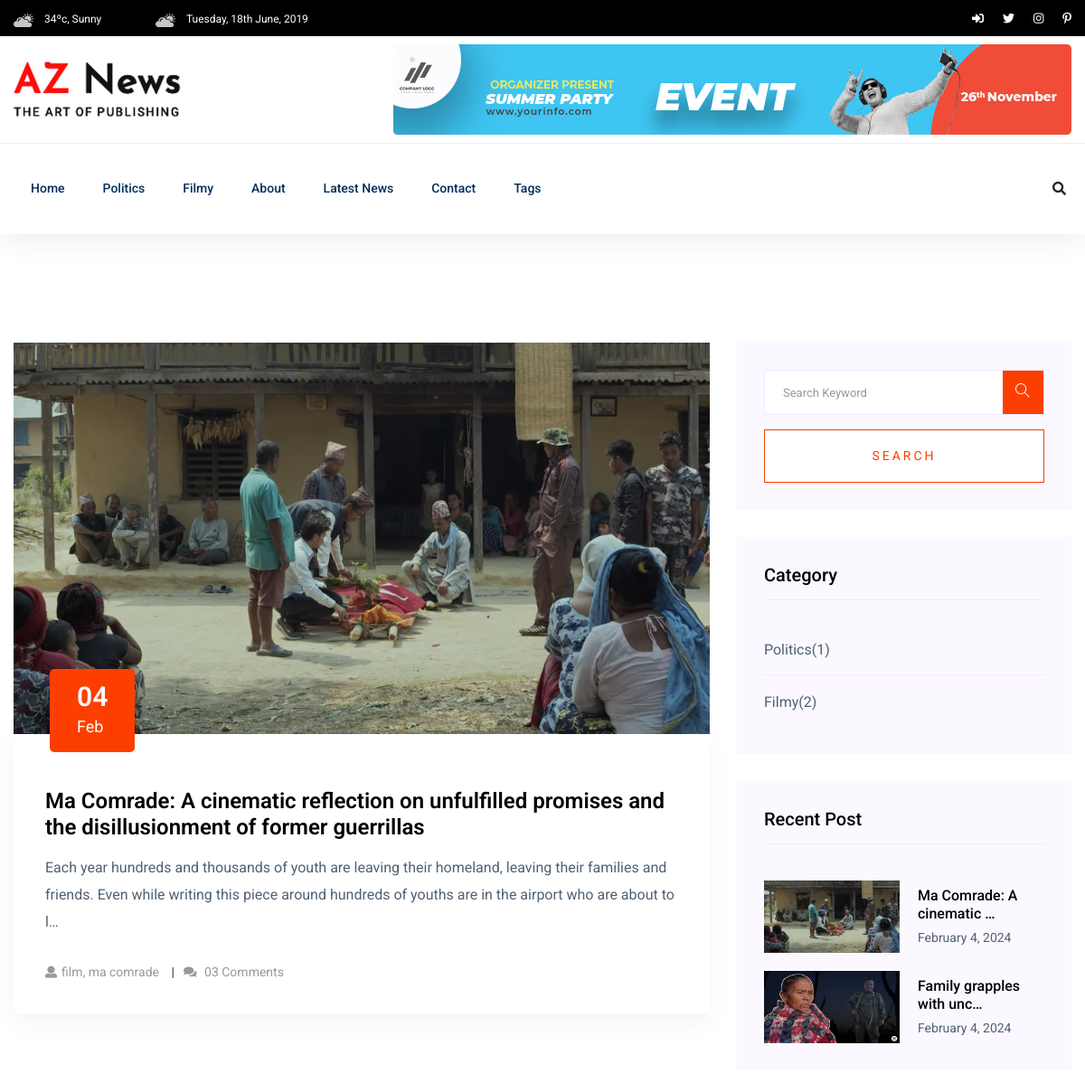
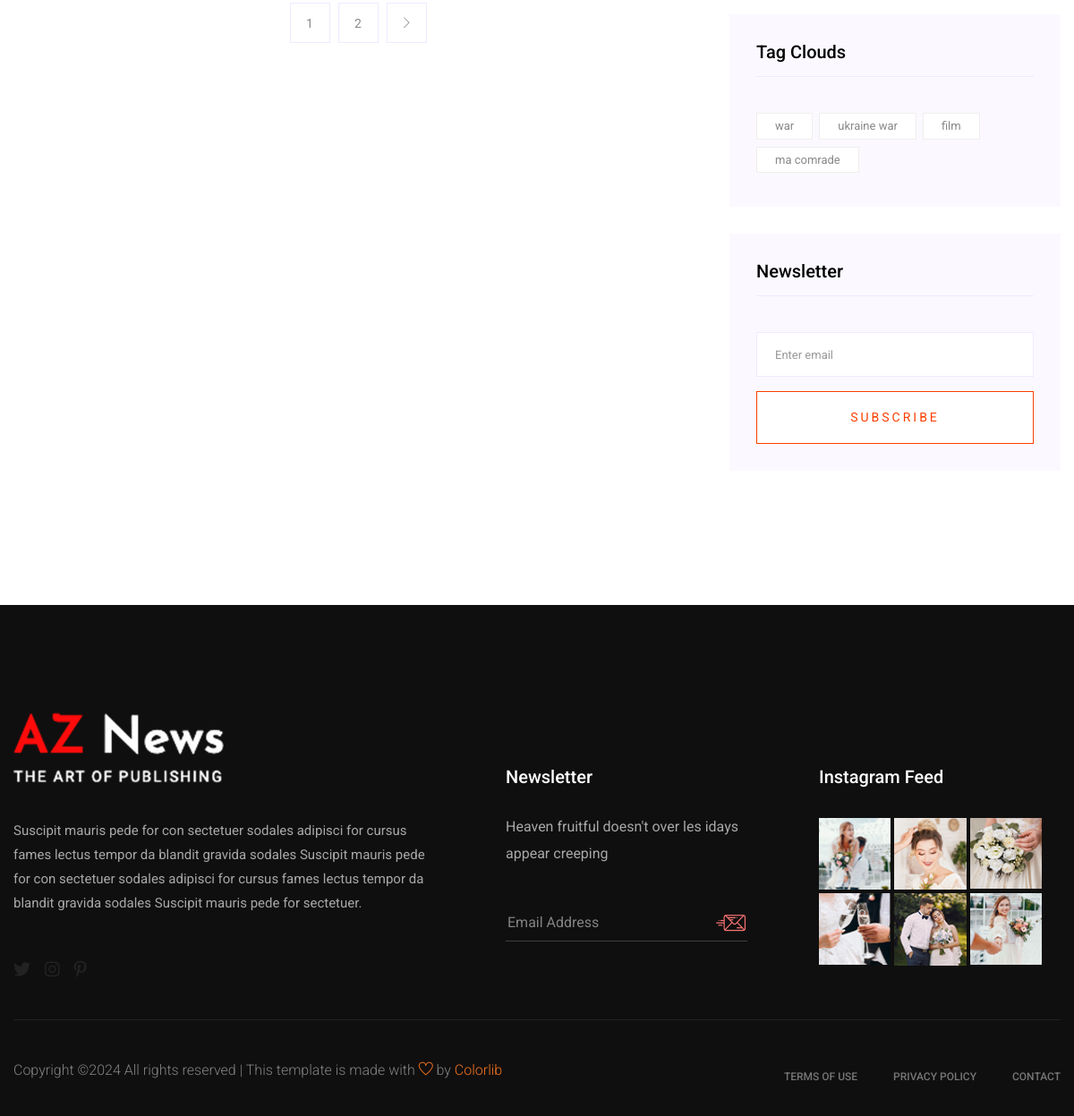
The page /post-list/ on the database its author committed (2 pictures, top to bottom).
### newspaper/models.py (models this page shows, shortened)
class TimeStampModel(models.Model):
    created_at = models.DateTimeField(auto_now_add=True)
    updated_at = models.DateTimeField(auto_now=True)
    class Meta:
        abstract = True

class Category(TimeStampModel):
    name = models.CharField(max_length=100)

class Post(TimeStampModel):
    STATUS_CHOICES = [
        ("active", "Active"),
        ("in_active", "Inactive"),
    ]
    title = models.CharField(max_length=200)
    content = models.TextField()
    featured_image = models.ImageField(upload_to="post_images/%Y/%m/%d", blank=False)
    author = models.ForeignKey("auth.User", on_delete=models.CASCADE)
    status = models.CharField(max_length=20, choices=STATUS_CHOICES, default="active")
    views_count = models.PositiveBigIntegerField(default=0)
    published_at = models.DateTimeField(null=True, blank=True)
    category = models.ForeignKey(Category, on_delete=models.CASCADE)
    tag = models.ManyToManyField(Tag)

class Tag(TimeStampModel):
    name = models.CharField(max_length=100)
    def __str__(self):
        return self.name

### newspaper/views.py (the view)
# urls.py: path("post-list/", views.PostListView.as_view(), name="post-list"),
class PostListView(ListView):
    model = Post
    template_name = "aznews/list/list.html"
    context_object_name = "posts"
    paginate_by = 1
    def get_queryset(self):
        return Post.objects.filter(
            published_at__isnull=False, status="active"
        ).order_by("-published_at")

### newspaper/navigation.py (called while the page is built)
def navigation(request):
    categories = Category.objects.all()[:5]
    tags = Tag.objects.all()[:10]
    recent_posts = Post.objects.filter(
        published_at__isnull=False,
        status="active",
    ).order_by("-published_at", "-views_count")[:3]
    return {
        "categories": categories,
        "tags": tags,
        "recent_posts": recent_posts,
    }

### templates/aznews/list/list.html
{% extends "aznews/base.html" %}
{% block content %}
  <section class="blog_area section-padding">
    <div class="container">
      <div class="row">
        <div class="col-lg-8 mb-5 mb-lg-0">
          <div class="blog_left_sidebar">
            {% include "aznews/list/left/post_list.html" with posts=page_obj %}
            {% include "aznews/list/left/pagination.html" %}
          </div>
        </div>
        <div class="col-lg-4">
          <div class="blog_right_sidebar">
            {% include "aznews/list/right/search_form.html" %}
            {% include "aznews/list/right/categories.html" %}
            {% include "aznews/list/right/popular_posts.html" %}
            {% include "aznews/list/right/tags.html" %}
            {% include "aznews/list/right/newsletter.html" %}
          </div>
        </div>
      </div>
    </div>
  </section>
{% endblock content %}

### templates/aznews/header.html (shortened to what this page needs)
{% load static %}
<header>
  <div class="header-area">
    <div class="main-header ">
      <div class="header-top black-bg d-none d-md-block">
        <div class="container">
          <div class="col-xl-12">
            <div class="row d-flex justify-content-between align-items-center">
              <div class="header-info-left">
                <ul>
                  <li>
                    <img src="{% static 'aznews/assets/img/icon/header_icon1.png' %}" alt="" />
                    34ºc, Sunny
                  </li>
                  <li>
                    <img src="{% static 'aznews/assets/img/icon/header_icon1.png' %}" alt="" />
                    Tuesday, 18th June, 2019
                  </li>
                </ul>
              </div>
              <div class="header-info-right">
                <ul class="header-social">
                  <li>
                    <a href="{% url 'login'  %}"><i class="fas fa-sign-in-alt"></i></a>
                    <a href=""><i class="fab fa-twitter"></i></a>
                  </li>
                  <li>
                    <a href="#"><i class="fab fa-instagram"></i></a>
                  </li>
                  <li>
                    <a href="#"><i class="fab fa-pinterest-p"></i></a>
                  </li>
                </ul>
              </div>
            </div>
          </div>
        </div>
      </div>
      <div class="header-mid d-none d-md-block">
        <div class="container">
          <div class="row d-flex align-items-center">
            <div class="col-xl-3 col-lg-3 col-md-3">
              <div class="logo">
                <a href="/">
                  <img src="{% static 'aznews/assets/img/logo/logo.png' %}" alt="" />
                </a>
              </div>
            </div>
            <div class="col-xl-9 col-lg-9 col-md-9">
              <div class="header-banner f-right ">
                <img src="{% static 'aznews/assets/img/hero/header_card.jpg' %}" alt="" />
              </div>
            </div>
          </div>
        </div>
      </div>
      <div class="header-bottom header-sticky">
        <div class="container">
          <div class="row align-items-center">
            <div class="col-xl-10 col-lg-10 col-md-12 header-flex">
              <div class="main-menu d-none d-md-block">
                <nav>
                  <ul id="navigation">
                    <li>
                      <a href="/">Home</a>
                    </li>
                    {% for category in categories %}
                      <li>
                        <a href="{% url 'post-by-category' category.pk %}">{{ category.name|title }}</a>
                      </li>
                    {% endfor %}
                    <li>
                      <a href="{% url 'about' %}">About</a>
                    </li>
                    <li>
                      <a href="{% url 'post-list' %}">Latest News</a>
                    </li>
                    <li>
                      <a href="{% url 'contact' %}">Contact</a>
                    </li>
                    <li>
                      <a href="#">Tags</a>
                    </li>
                  </ul>
                </nav>
              </div>
            </div>
            <div class="col-xl-2 col-lg-2 col-md-4">
              <div class="header-right-btn f-right d-none d-lg-block">
                <i class="fas fa-search special-tag"></i>
              </div>
            </div>
            <div class="col-12">
            </div>
          </div>
        </div>
      </div>
    </div>
  </div>
</header>

### templates/aznews/list/left/post_list.html
{% for post in posts %}
  <article class="blog_item">
    <div class="blog_item_img">
      <img class="card-img rounded-0"
           src="{{ post.featured_image.url }}"
           alt="{{ post.title }}" />
      <a href="{% url 'post-detail' post.pk %}" class="blog_item_date">
        <h3>{{ post.published_at|date:"d" }}</h3>
        <p>{{ post.published_at|date:"M" }}</p>
      </a>
    </div>
    <div class="blog_details">
      <a class="d-inline-block" href="{% url 'post-detail' post.pk %}">
        <h2>{{ post.title }}</h2>
      </a>
      <p>{{ post.content|truncatechars:200 }}</p>
      <ul class="blog-info-link">
        <li>
          <a href="#"><i class="fa fa-user"></i>{{ post.tag.all|join:", " }}</a>
        </li>
        <li>
          <a href="#"><i class="fa fa-comments"></i> 03 Comments</a>
        </li>
      </ul>
    </div>
  </article>
{% endfor %}

### templates/aznews/list/right/categories.html
<aside class="single_sidebar_widget post_category_widget">
  <h4 class="widget_title">Category</h4>
  <ul class="list cat-list">
    {% for category in categories %}
      <li>
        <a href="#" class="d-flex">
          <p>{{ category.name|title }}</p>
          <p>({{ category.post_set.count }})</p>
        </a>
      </li>
    {% endfor %}
  </ul>
</aside>

### templates/aznews/list/right/popular_posts.html
<aside class="single_sidebar_widget popular_post_widget">
  <h3 class="widget_title">Recent Post</h3>
  {% for post in recent_posts %}
    <div class="media post_item">
      <img src="{{ post.featured_image.url }}"
           alt="{{ post.title }}"
           width="150px"
           height="80px" />
      <div class="media-body">
        <a href="{% url 'post-detail' post.pk %}">
          <h3>{{ post.title|truncatechars:25 }}</h3>
        </a>
        <p>{{ post.published_at|date:"F j, Y" }}</p>
      </div>
    </div>
  {% endfor %}
</aside>

### templates/aznews/list/right/tags.html
<aside class="single_sidebar_widget tag_cloud_widget">
  <h4 class="widget_title">Tag Clouds</h4>
  <ul class="list">
    {% for tag in tags %}
      <li>
        <a href="#">{{ tag.name|lower}}</a>
      </li>
    {% endfor %}
  </ul>
</aside>

### rows shown on the page
Category: name "Politics", post_set.count "1"
Category: name "Filmy", post_set.count "2"
Post: featured_image (picture), published_at "04", published_at "Feb", title "Ma Comrade: A cinematic reflection on unfulfilled promises and the disillusionment of former guerrillas", content "Each year hundreds and thousands of youth are leaving their homeland, leaving their families and friends. Even while writing this piece around hundreds of youths are in the airport who are about to l…", tag.all "film, ma comrade", title "Ma Comrade: A cinematic …", published_at "February 4, 2024"
Post: featured_image (picture), title "Family grapples with unc…", published_at "February 4, 2024"
Tag: name "war"
Tag: name "ukraine war"
Tag: name "film"
Tag: name "ma comrade"

### other values the page prints
{{ i }} "1" "2"
